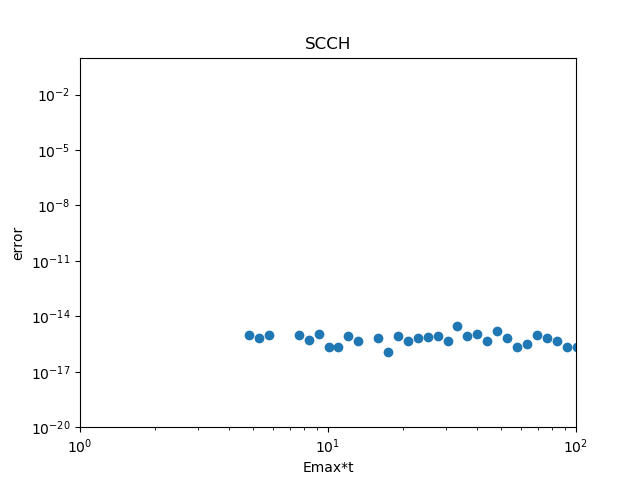

Reproduce this figure in Python.
import numpy as np
import math
from scipy.special import jv # For Bessel function of the first kind
import matplotlib.pyplot as plt

# --- Parameters ---
PI = math.pi
NMAX = 100  # Maximum number of rooms/points

# --- Subroutine CH: Implements Chebyshev propagation ---
def ch_subroutine(ha_norm, hb_norm, egrid, emin, ph0, t, nmax_val):
    """
    Performs time evolution using the Chebyshev propagation method.

    Args:
        ha_norm (np.ndarray): Normalized diagonal Hamiltonian elements.
        hb_norm (np.ndarray): Normalized off-diagonal Hamiltonian elements.
        egrid (float): Energy grid span (EMAX - EMIN).
        emin (float): Minimum energy.
        ph0 (np.ndarray): Initial wave function (complex array).
        t (float): Total time for propagation.
        nmax_val (int): Maximum number of points (NMAX).

    Returns:
        np.ndarray: The propagated wave function (PH).
    """
    iu = 0.0 + 1.0j
    eps = 1e-16 # Convergence criterion for Bessel function series
    imax = 1000 # Maximum iterations for Chebyshev series (from Fortran PARAMETER)

    # Initialize P and Q for the Chebyshev series
    p_cheb = np.zeros(nmax_val, dtype=np.complex128)
    q_cheb = np.zeros(nmax_val, dtype=np.complex128)
    r_cheb = np.zeros(nmax_val, dtype=np.complex128) # Temporary array for calculations
    ph_cheb = np.zeros(nmax_val, dtype=np.complex128) # Resulting propagated wave function

    # P(N)=PH0(N)
    for n_idx in range(nmax_val):
        p_cheb[n_idx] = ph0[n_idx]

    # Q(1) = -IU*(HA(1)*P(1)+HB(1)*P(2))
    q_cheb[0] = -iu * (ha_norm[0] * p_cheb[0] + hb_norm[0] * p_cheb[1])
    # DO 30 N=2,NMAX-1
    # Q(N) = -IU*(HB(N-1)*P(N-1)+HA(N)*P(N)+HB(N)*P(N+1))
    # 30 CONTINUE
    for n_idx in range(1, nmax_val - 1):
        q_cheb[n_idx] = -iu * (hb_norm[n_idx-1] * p_cheb[n_idx-1] + ha_norm[n_idx] * p_cheb[n_idx] + hb_norm[n_idx] * p_cheb[n_idx+1])
    # Q(NMAX)= -IU*(HB(NMAX-1)*P(NMAX-1)+HA(NMAX)*P(NMAX))
    q_cheb[nmax_val-1] = -iu * (hb_norm[nmax_val-2] * p_cheb[nmax_val-2] + ha_norm[nmax_val-1] * p_cheb[nmax_val-1])

    # Initial terms of the Chebyshev expansion
    # AN=DJBES(0,EGRID*T/2)
    an_0 = jv(0, egrid * t / 2.0)
    # DO 40 N=1,NMAX
    # PH(N)=AN*P(N)
    # 40 CONTINUE
    for n_idx in range(nmax_val):
        ph_cheb[n_idx] = an_0 * p_cheb[n_idx]

    # AN=2*DJBES(1,EGRID*T/2)
    an_1 = 2 * jv(1, egrid * t / 2.0)
    # DO 45 N=1,NMAX
    # PH(N)=PH(N)+AN*Q(N)
    # 45 CONTINUE
    for n_idx in range(nmax_val):
        ph_cheb[n_idx] = ph_cheb[n_idx] + an_1 * q_cheb[n_idx]

    # Main Chebyshev series loop
    # DO 1000 I=2, IMAX, 3
    # The loop structure is a bit tricky due to Fortran's GOTO.
    # We will break the loop if convergence is met.
    for i in range(2, imax + 1, 3):
        # AN=2*DJBES(I,EGRID*T/2)
        an_i = 2 * jv(i, egrid * t / 2.0)
        # Check for convergence based on the current Bessel term
        if abs(an_i) < eps:
            break # Exit loop if Bessel function term is negligible

        # R(1) = -2*IU*(HA(1)*Q(1)+HB(1)*Q(2))+P(1)
        r_cheb[0] = -2 * iu * (ha_norm[0] * q_cheb[0] + hb_norm[0] * q_cheb[1]) + p_cheb[0]
        # PH(1)=PH(1) +AN*R(1)
        ph_cheb[0] = ph_cheb[0] + an_i * r_cheb[0]
        # DO 70 N=2,NMAX-1
        # R(N)=-2*IU*(HB(N-1)*Q(N-1)+HA(N)*Q(N)+HB(N)*Q(N+1))+P(N)
        # PH(N)=PH(N)+AN*R(N)
        # 70 CONTINUE
        for n_idx in range(1, nmax_val - 1):
            r_cheb[n_idx] = -2 * iu * (hb_norm[n_idx-1] * q_cheb[n_idx-1] + ha_norm[n_idx] * q_cheb[n_idx] + hb_norm[n_idx] * q_cheb[n_idx+1]) + p_cheb[n_idx]
            ph_cheb[n_idx] = ph_cheb[n_idx] + an_i * r_cheb[n_idx]
        # R(NMAX)=-2*IU*(HB(NMAX-1)*Q(NMAX-1)+HA(NMAX)*Q(NMAX))+P(NMAX)
        r_cheb[nmax_val-1] = -2 * iu * (hb_norm[nmax_val-2] * q_cheb[nmax_val-2] + ha_norm[nmax_val-1] * q_cheb[nmax_val-1]) + p_cheb[nmax_val-1]
        # PH(NMAX)=PH(NMAX)+AN*R(NMAX)
        ph_cheb[nmax_val-1] = ph_cheb[nmax_val-1] + an_i * r_cheb[nmax_val-1]

        # AN=2*DJBES(I+1,EGRID*T/2)
        an_i_plus_1 = 2 * jv(i + 1, egrid * t / 2.0)
        if abs(an_i_plus_1) < eps:
            break

        # P(1) = -2*IU*(HA(1)*R(1)+HB(1)*R(2))+Q(1)
        p_temp_0 = -2 * iu * (ha_norm[0] * r_cheb[0] + hb_norm[0] * r_cheb[1]) + q_cheb[0]
        # PH(1)=PH(1) +AN*P(1)
        ph_cheb[0] = ph_cheb[0] + an_i_plus_1 * p_temp_0
        # DO 71 N=2,NMAX-1
        # P(N)=-2*IU*(HB(N-1)*R(N-1)+HA(N)*R(N)+HB(N)*R(N+1))+Q(N)
        # PH(N)=PH(N)+AN*P(N)
        # 71 CONTINUE
        for n_idx in range(1, nmax_val - 1):
            p_temp_n = -2 * iu * (hb_norm[n_idx-1] * r_cheb[n_idx-1] + ha_norm[n_idx] * r_cheb[n_idx] + hb_norm[n_idx] * r_cheb[n_idx+1]) + q_cheb[n_idx]
            ph_cheb[n_idx] = ph_cheb[n_idx] + an_i_plus_1 * p_temp_n
            p_cheb[n_idx] = p_temp_n # Update p_cheb for next iteration
        # P(NMAX)=-2*IU*(HB(NMAX-1)*R(NMAX-1)+HA(NMAX)*R(NMAX))+Q(NMAX)
        p_temp_nmax = -2 * iu * (hb_norm[nmax_val-2] * r_cheb[nmax_val-2] + ha_norm[nmax_val-1] * r_cheb[nmax_val-1]) + q_cheb[nmax_val-1]
        ph_cheb[nmax_val-1] = ph_cheb[nmax_val-1] + an_i_plus_1 * p_temp_nmax
        p_cheb[nmax_val-1] = p_temp_nmax # Update p_cheb for next iteration
        p_cheb[0] = p_temp_0 # Update p_cheb[0]

        # AN=2*DJBES(I+2,EGRID*T/2)
        an_i_plus_2 = 2 * jv(i + 2, egrid * t / 2.0)
        if abs(an_i_plus_2) < eps:
            break

        # Q(1) = -2*IU*(HA(1)*P(1)+HB(1)*P(2))+R(1)
        q_temp_0 = -2 * iu * (ha_norm[0] * p_cheb[0] + hb_norm[0] * p_cheb[1]) + r_cheb[0]
        # PH(1)=PH(1) +AN*Q(1)
        ph_cheb[0] = ph_cheb[0] + an_i_plus_2 * q_temp_0
        # DO 72 N=2,NMAX-1
        # Q(N)=-2*IU*(HB(N-1)*P(N-1)+HA(N)*P(N)+HB(N)*P(N+1))+R(N)
        # PH(N)=PH(N)+AN*Q(N)
        # 72 CONTINUE
        for n_idx in range(1, nmax_val - 1):
            q_temp_n = -2 * iu * (hb_norm[n_idx-1] * p_cheb[n_idx-1] + ha_norm[n_idx] * p_cheb[n_idx] + hb_norm[n_idx] * p_cheb[n_idx+1]) + r_cheb[n_idx]
            ph_cheb[n_idx] = ph_cheb[n_idx] + an_i_plus_2 * q_temp_n
            q_cheb[n_idx] = q_temp_n # Update q_cheb for next iteration
        # Q(NMAX)=-2*IU*(HB(NMAX-1)*P(NMAX-1)+HA(NMAX)*P(NMAX))+R(NMAX)
        q_temp_nmax = -2 * iu * (hb_norm[nmax_val-2] * p_cheb[nmax_val-2] + ha_norm[nmax_val-1] * p_cheb[nmax_val-1]) + r_cheb[nmax_val-1]
        ph_cheb[nmax_val-1] = ph_cheb[nmax_val-1] + an_i_plus_2 * q_temp_nmax
        q_cheb[nmax_val-1] = q_temp_nmax # Update q_cheb for next iteration
        q_cheb[0] = q_temp_0 # Update q_cheb[0]

    else: # This block executes if the loop completes without a 'break'
        print('CHEBYSHEV NOT CONVERGE')

    # Final transformation
    # DO 80 N=1,NMAX
    # PH(N)=PH(N)*EXP(-IU*(EGRID/2+EMIN)*T)
    # 80 CONTINUE
    for n_idx in range(nmax_val):
        ph_cheb[n_idx] = ph_cheb[n_idx] * np.exp(-iu * (egrid / 2.0 + emin) * t)

    return ph_cheb

# --- Main Program: TEST ---
def test_program():
    """
    Main program to simulate 1D quantum mechanics using the Chebyshev scheme.
    """
    # Define complex imaginary unit
    iu = 0.0 + 1.0j

    # Get input from user for M (number of time steps to iterate, though only 50 are used)
    print('M')
    try:
        # The Fortran code reads 'M' but then iterates 50 times regardless.
        # So, 'M' is not actually used in the loop limit.
        # We'll still read it for fidelity to the original.
        m_input = int(input())
    except ValueError:
        print("Invalid input. Please enter an integer for M.")
        return

    # --- Initial Data Calculations ---
    dx = 1.0
    dx2 = dx * dx

    # --- Calculation of Hamiltonian ---
    ha = np.zeros(NMAX, dtype=np.float64)
    hb = np.zeros(NMAX - 1, dtype=np.float64)
    v_potential = np.zeros(NMAX, dtype=np.float64) # V from Fortran

    # DO 50 N=1,NMAX
    # IF(45.LE.N .AND. N.LE.55) THEN
    #   V(N)=0.05*COS((I-50)/5.0 * PI/2)**2  <- Assuming 'I' should be 'N'
    # ELSE
    #   V(N)=0
    # ENDIF
    # HA(N) = V(N)
    # 50 CONTINUE
    for n_idx in range(NMAX):
        # Fortran N is (n_idx + 1) in Python
        if 45 <= (n_idx + 1) <= 55:
            # (I-50) in Fortran is ((n_idx+1)-50) in Python
            v_potential[n_idx] = 0.05 * (np.cos(((n_idx + 1) - 50) / 5.0 * PI / 2.0))**2
        else:
            v_potential[n_idx] = 0.0
        ha[n_idx] = v_potential[n_idx] # HA(N) = V(N)

    # DO 51 N=1,NMAX-1
    # HB(N) = -0.5/DX2
    # 51 CONTINUE
    for n_idx in range(NMAX - 1):
        hb[n_idx] = -0.5 / dx2

    # --- Normalization of Hamiltonian ---
    # VMAX, VMIN calculation based on V(N)
    # The Fortran code then hardcodes VMAX=1.0, overriding the calculation.
    # vmax_calc = np.max(v_potential) if v_potential.size > 0 else 0.0
    # vmin_calc = np.min(v_potential) if v_potential.size > 0 else 0.0

    # Fortran's explicit override
    vmax_actual = 1.0
    print(f'VMAX={vmax_actual:15.7E}')

    # EMAX, EMIN, EGRID for Chebyshev normalization
    # Fortran: EMAX=1/DX2 +VMAX
    # Fortran: EMIN=-1/DX2
    emax_cheb = 1.0 / dx2 + vmax_actual
    emin_cheb = -1.0 / dx2
    egrid = emax_cheb - emin_cheb

    han_norm = np.zeros(NMAX, dtype=np.float64)
    hbn_norm = np.zeros(NMAX - 1, dtype=np.float64)

    # DO 20 N=1,NMAX
    # HAN(N)=(HA(N)-EGRID/2-EMIN)*2/EGRID
    # IF(N.LT.NMAX) HBN(N)=HB(N)*2/EGRID
    # 20 CONTINUE
    for n_idx in range(NMAX):
        han_norm[n_idx] = (ha[n_idx] - egrid / 2.0 - emin_cheb) * 2.0 / egrid
        if n_idx < NMAX - 1:
            hbn_norm[n_idx] = hb[n_idx] * 2.0 / egrid

    print(f'EGRID={egrid:15.7E}')
    print('TIME,M') # 'M' is just a label in Fortran output, not a variable

    # Open the output files
    try:
        with open('wave.dat', 'w') as f_wave_out, \
             open('scch.dat', 'w') as f_scch_out:
            plot_x = range(1, 51)
            plot_y = [[] for _ in range(6) ]
            # DO 1000 ITIME=1,50
            for itime in range(1, 51): # Loop from 1 to 50
                # T=2*10**(ITIME/25.0)
                t_val = 2 * 10**(itime / 25.0)
                print(f'T={t_val:15.7E}')
                print(f'ESTIMATED STEP={egrid*t_val/2:15.7E}')

                # --- Setting Initial Wave Function (Gaussian Wave Packet) ---
                ph0 = np.zeros(NMAX, dtype=np.complex128)
                
                # Fortran:
                # X0=0.25*DX*NMAX
                # SG=0.1*DX*NMAX
                # PA=0.1*2*PI/DX
                x0 = 0.25 * dx * NMAX
                sg = 0.1 * dx * NMAX
                pa_momentum = 0.1 * 2 * PI / dx # Renamed to avoid conflict with normalization PA

                # DO 60 N=1,NMAX
                # X=N*DX
                # PH0(N)= EXP(-0.5*(X-X0)**2/SG**2) * EXP(IU*PA*(X-X0))
                # 60 CONTINUE
                for n_idx in range(NMAX):
                    x = (n_idx + 1) * dx # Fortran N*DX
                    ph0[n_idx] = np.exp(-0.5 * (x - x0)**2 / sg**2) * np.exp(iu * pa_momentum * (x - x0))

                # --- Normalization of Wave Function ---
                pa_norm_factor = 0.0
                # DO 101 N=1,NMAX
                # PA = PA + ABS(PH0(N))**2
                # 101 CONTINUE
                for n_idx in range(NMAX):
                    pa_norm_factor += abs(ph0[n_idx])**2
                pa_norm_factor = np.sqrt(pa_norm_factor)

                # DO 110 N=1,NMAX
                # PH0(N)=PH0(N)/PA
                # 110 CONTINUE
                for n_idx in range(NMAX):
                    ph0[n_idx] = ph0[n_idx] / pa_norm_factor

                # --- Call Chebyshev Subroutine ---
                # CALL CH(HAN,HBN,EGRID,EMIN,PH0,T,PH)
                ph_result = ch_subroutine(han_norm, hbn_norm, egrid, emin_cheb, ph0, t_val, NMAX)

                # --- Output Wave Function and Normalization Check ---
                anorm = 0.0
                # OVR is commented out in Fortran, so we won't calculate it here.
                # OVR=0.0

                # DO 150 N=1,NMAX
                # ANORM=ANORM+ABS(PH(N))**2
                # WRITE(21,100) N,ABS(PH(N))**2+ 0.01*ITIME
                # 150 CONTINUE
                for n_idx in range(NMAX):
                    anorm += abs(ph_result[n_idx])**2
                    # Fortran FORMAT(1H ,I4,30E15.7)
                    f_wave_out.write(f"{n_idx + 1:4d} {abs(ph_result[n_idx])**2 + 0.01 * itime:15.7E}\n")

                # WRITE(*,100) ITIME,EMAX*T,ANORM-1
                # WRITE(20,100) ITIME,EMAX*T,ABS(ANORM-1)
                console_output = f"{itime:4d} {emax_cheb*t_val:15.7E} {anorm-1:15.7E}"
                f_scch_output = f"{itime:4d} {emax_cheb*t_val:15.7E} {abs(anorm-1):15.7E}"
                
                print(console_output)
                f_scch_out.write(f_scch_output + "\n")

                plot_y[0].append(itime)
                plot_y[1].append(emax_cheb*t_val)
                plot_y[2].append(abs(anorm-1))
                #plot_y[3].append(abs(1.0 - abs(ovr)))
                #plot_y[4].append(abs(abs(np.arctan2(ovr.imag, ovr.real))))
                #plot_y[5].append(abs(em*dt)**3 / 6.0 * itime)

            #
            # plot
            #
            plt.gca().clear()
            plt.title('SCCH')
            plt.xlabel(r'Emax*t')
            plt.ylabel(r'error')
            plt.xscale('log')
            plt.yscale('log')
            plt.xlim([1,100])
            plt.ylim([1e-20,1])
            plt.plot(plot_y[1],plot_y[2], marker='o', linestyle='None')
            #plt.plot(plot_y[1],plot_y[4], marker='o', linestyle='None')
            #plt.plot(plot_y[1],plot_y[5], marker='None', linestyle='dashed')
            plt.show()
            plt.savefig("scch.png")

    except Exception as e:
        print(f"An error occurred during file operations: {e}")

    print("Program finished. Results written to wave.dat and scch.dat")

# Call the main program function
if __name__ == '__main__':
    test_program()
    
